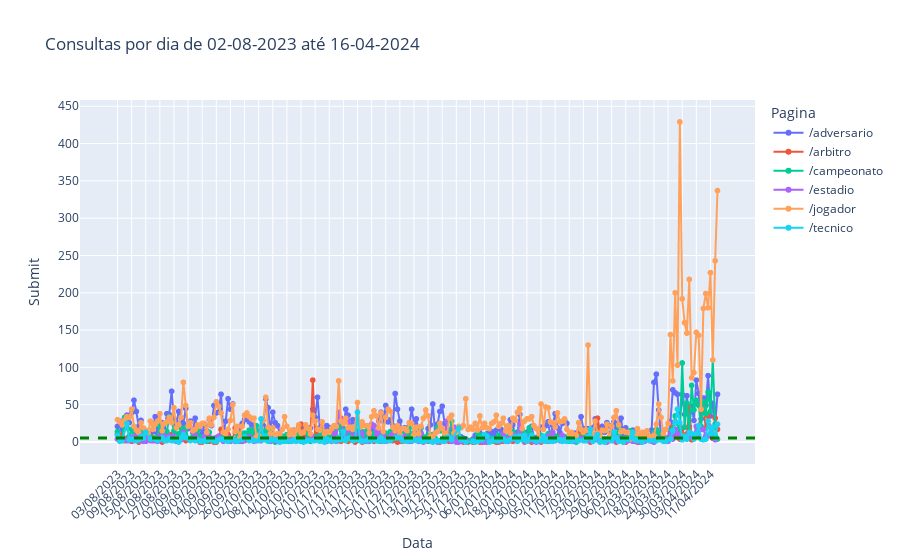

Notebook code cell kept with this figure:
### Code cell
ativi_atrib = pd.read_csv(r"C:\Users\rodli\OneDrive\Documentos\Mestrado\Arquivos\Atividade_atributo.csv", sep=';', encoding='utf-8')
fig = px.line(ativi_atrib, x="Data", y="Submit", color='Pagina', title='Consultas por dia de ' + str(data_inicio_titulo) + ' até ' + str(data_fim_titulo), markers=True)
fig.update_layout(xaxis_tickangle=-45)
fig.add_hline(y=5.38, line_width=3, line_dash="dash", line_color="green")
fig.write_html(r"C:\Users\rodli\OneDrive\Documentos\Mestrado\Arquivos\Graficos\Ativatrib_" + str(data_inicio_titulo) + "_" + str(data_fim_titulo) + ".html")
fig.show()

### Figure 1 — Plotly figure (JSON) as saved in the notebook; plotly's stock layout.template omitted (floating-point values rounded to 4 significant figures; data arrays with more than 128 entries replaced by an {"elided": "..."} marker saying what was removed)
{"data": [{"hovertemplate": "Pagina=/adversario<br>Data=%{x}<br>Submit=%{y}<extra></extra>", "legendgroup": "/adversario", "line": {"color": "#636efa", "dash": "solid"}, "marker": {"symbol": "circle"}, "mode": "lines+markers", "name": "/adversario", "showlegend": true, "type": "scattergl", "x": {"elided": "256 str values"}, "xaxis": "x", "y": {"elided": "256 int values"}, "yaxis": "y"}, {"hovertemplate": "Pagina=/arbitro<br>Data=%{x}<br>Submit=%{y}<extra></extra>", "legendgroup": "/arbitro", "line": {"color": "#EF553B", "dash": "solid"}, "marker": {"symbol": "circle"}, "mode": "lines+markers", "name": "/arbitro", "showlegend": true, "type": "scattergl", "x": {"elided": "226 str values"}, "xaxis": "x", "y": {"elided": "226 int values"}, "yaxis": "y"}, {"hovertemplate": "Pagina=/campeonato<br>Data=%{x}<br>Submit=%{y}<extra></extra>", "legendgroup": "/campeonato", "line": {"color": "#00cc96", "dash": "solid"}, "marker": {"symbol": "circle"}, "mode": "lines+markers", "name": "/campeonato", "showlegend": true, "type": "scattergl", "x": {"elided": "255 str values"}, "xaxis": "x", "y": {"elided": "255 int values"}, "yaxis": "y"}, {"hovertemplate": "Pagina=/estadio<br>Data=%{x}<br>Submit=%{y}<extra></extra>", "legendgroup": "/estadio", "line": {"color": "#ab63fa", "dash": "solid"}, "marker": {"symbol": "circle"}, "mode": "lines+markers", "name": "/estadio", "showlegend": true, "type": "scattergl", "x": {"elided": "232 str values"}, "xaxis": "x", "y": {"elided": "232 int values"}, "yaxis": "y"}, {"hovertemplate": "Pagina=/jogador<br>Data=%{x}<br>Submit=%{y}<extra></extra>", "legendgroup": "/jogador", "line": {"color": "#FFA15A", "dash": "solid"}, "marker": {"symbol": "circle"}, "mode": "lines+markers", "name": "/jogador", "showlegend": true, "type": "scattergl", "x": {"elided": "256 str values"}, "xaxis": "x", "y": {"elided": "256 int values"}, "yaxis": "y"}, {"hovertemplate": "Pagina=/tecnico<br>Data=%{x}<br>Submit=%{y}<extra></extra>", "legendgroup": "/tecnico", "line": {"color": "#19d3f3", "dash": "solid"}, "marker": {"symbol": "circle"}, "mode": "lines+markers", "name": "/tecnico", "showlegend": true, "type": "scattergl", "x": {"elided": "229 str values"}, "xaxis": "x", "y": {"elided": "229 int values"}, "yaxis": "y"}], "layout": {"legend": {"title": {"text": "Pagina"}, "tracegroupgap": 0}, "shapes": [{"line": {"color": "green", "dash": "dash", "width": 3}, "type": "line", "x0": 0, "x1": 1, "xref": "x domain", "y0": 5.38, "y1": 5.38, "yref": "y"}], "title": {"text": "Consultas por dia de 02-08-2023 até 16-04-2024"}, "xaxis": {"anchor": "y", "domain": [0, 1], "tickangle": -45, "title": {"text": "Data"}}, "yaxis": {"anchor": "x", "domain": [0, 1], "title": {"text": "Submit"}}}}
